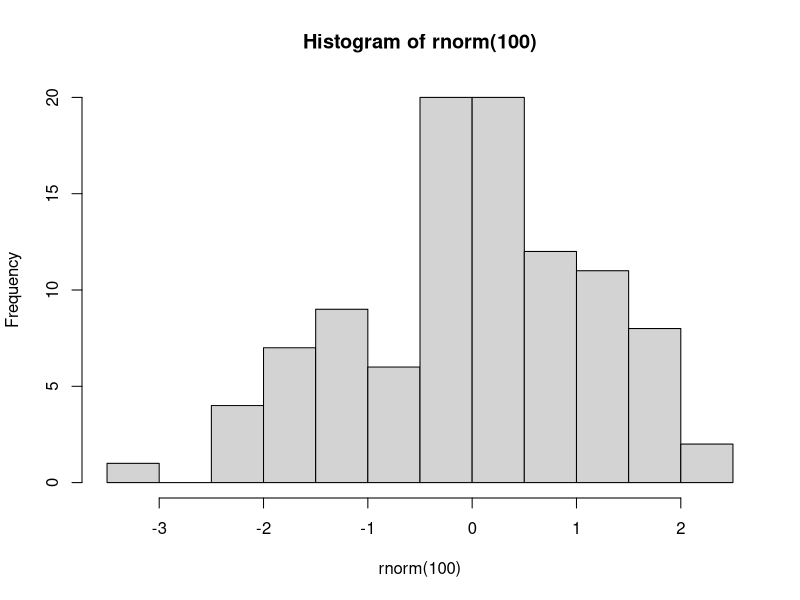
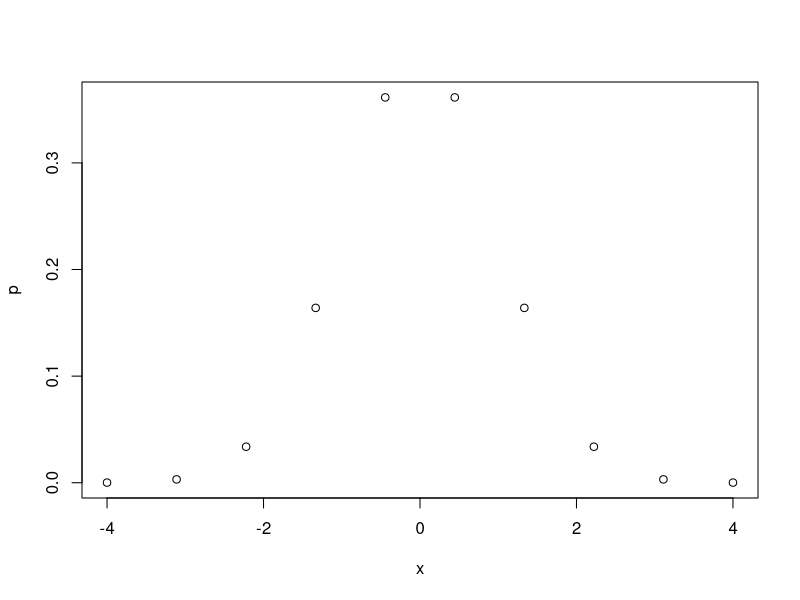
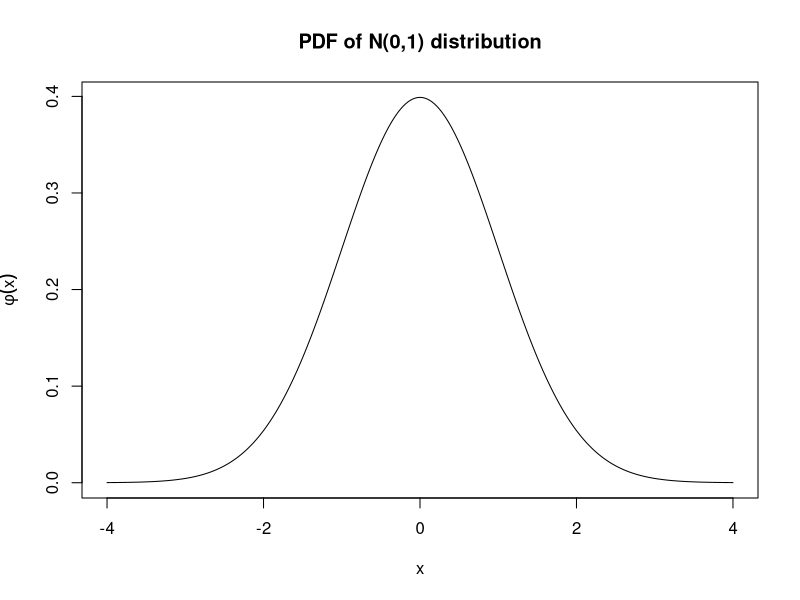

Write the R code that produced these figures, in order.
## ---- chunk 1
knitr::opts_chunk$set(echo = TRUE,
                      prompt = FALSE,
                      tidy = TRUE,
                      collapse = TRUE)
library("tidyverse")
## ---- chunk 2
print("Hello world!")
## ---- chunk 3
# This is a comment. R ignores everything in a line after the "#"
4+5
## ---- chunk 4
sqrt(4+5)
## ---- chunk 5
# This expression has a side effect
# It causes R to plot a histogram of 100 N(0,1) random numbers
hist(rnorm(100))
## ---- chunk 6
# This will cause the variable x to take on the value 2
x <- 2
# We can then use x in any expression
y <- x + 1
print(y)
# We can change the value of x at any time
x <- 0
# But this will not change the result of any previous calculations
print(y)
## ---- chunk 7
x <- 5
print(x) 
x
## ---- chunk 8
fruits <- c("Avocado", "Banana", "Cantaloupe")
print(fruits)
## ---- chunk 9
# REP repeats something (like Excel's Fill tool)
ones <- rep(1, times = 10)
print(ones)
# SEQ creates a sequence (like Excel's Series tool)
evens <- seq(from = 2, to = 20, by = 2)
print(evens)
# You can also create a sequence with the : operator:
print(1:10)
## ---- chunk 10
# This command subtracts 1 from every element in evens
odds <- evens - ones
print(odds)
# This command does the same
odds <- evens - 1
print(odds)
## ---- chunk 11
# You can give a single index
# evens[2] is the 2nd element in evens
x <- evens[2]
print(x)
# You can give a vector of indices
# evens[c(2,5)] is a vector containing the 2nd and 5th element in evens 
x <- evens[ c(2, 5) ]
print(x)
# You can give a range of indices
# evens[2:5] is a vector containing the 2nd, 3rd, 4th and 5th element in evens 
x <- evens[2:5]
print(x)
## ---- chunk 12
print(evens)
# This creates a vector of the same length as evens, that contains TRUE
# for all values less than 10, and FALSE for all other values
lessthan10 <- (evens < 10)
print(lessthan10)
# This creates a vector that includes only those elements of evens
# for which forexample is TRUE
x <- evens[lessthan10]
print(x)
# This is a quicker way of accomplishing the same result
x <- evens[evens < 10]
print(x)
## ---- chunk 13
x <- evens
print(x)
# This assigns the number 1000 to the 2nd element in x
x[2] <- 1000
print(x)
## ---- chunk 14
everything <- list(fruits, evens, odds)
print(everything)
## ---- chunk 15
everything <- list(fruits=fruits,
                   evens=evens,
                   odds=odds)
print(everything)
## ---- chunk 16
print( everything[[2]] )
## ---- chunk 17
print( everything[["evens"]] )
print( everything$fruits )
## ---- chunk 18
# There is no element in everything called "allnumbers" 
everything$allnumbers <- c(evens, odds)
# But now there is...
print(everything)
## ---- chunk 19
print(attributes(fruits))
print(attributes(evens))
print(attributes(everything))
## ---- chunk 20
   y <- print("Hello world")
   print(y)
## ---- chunk 21
# These two statements are equivalent
2 + 2
sum(2, 2)
## ---- chunk 22
# Basic arithmetic operators
2 + 3
2 - 3
2 * 3
2 / 3
2 ^ 3
# Comparison operators
2 < 3
2 == 3
2 > 3
# Logical operators
2 == 3 & 2 < 3 # this is logical AND
2 == 3 | 2 < 3 # this is logical OR
## ---- chunk 23
# These two statements are equivalent:
x <- 2
assign(y, 2)
print(x)
print(y)
# The assign function returns its own value, so you can do this:
x <- y <- 3
print(x)
print(y)
## ---- chunk 24
   # ? seq
## ---- chunk 25
   x <- seq(from=-4,to=4,length.out=10)
   print(x)
## ---- chunk 26
   p <- dnorm(x)
   print(p)
## ---- chunk 27
   plot(x,p)
## ---- chunk 28
x <- seq(from = -4, to = 4, length.out = 1000)
p <- dnorm(x)
plot(x, p, 
     type = "l", 
     ylab = expression(phi(x)),
     main = "PDF of N(0,1) distribution")
